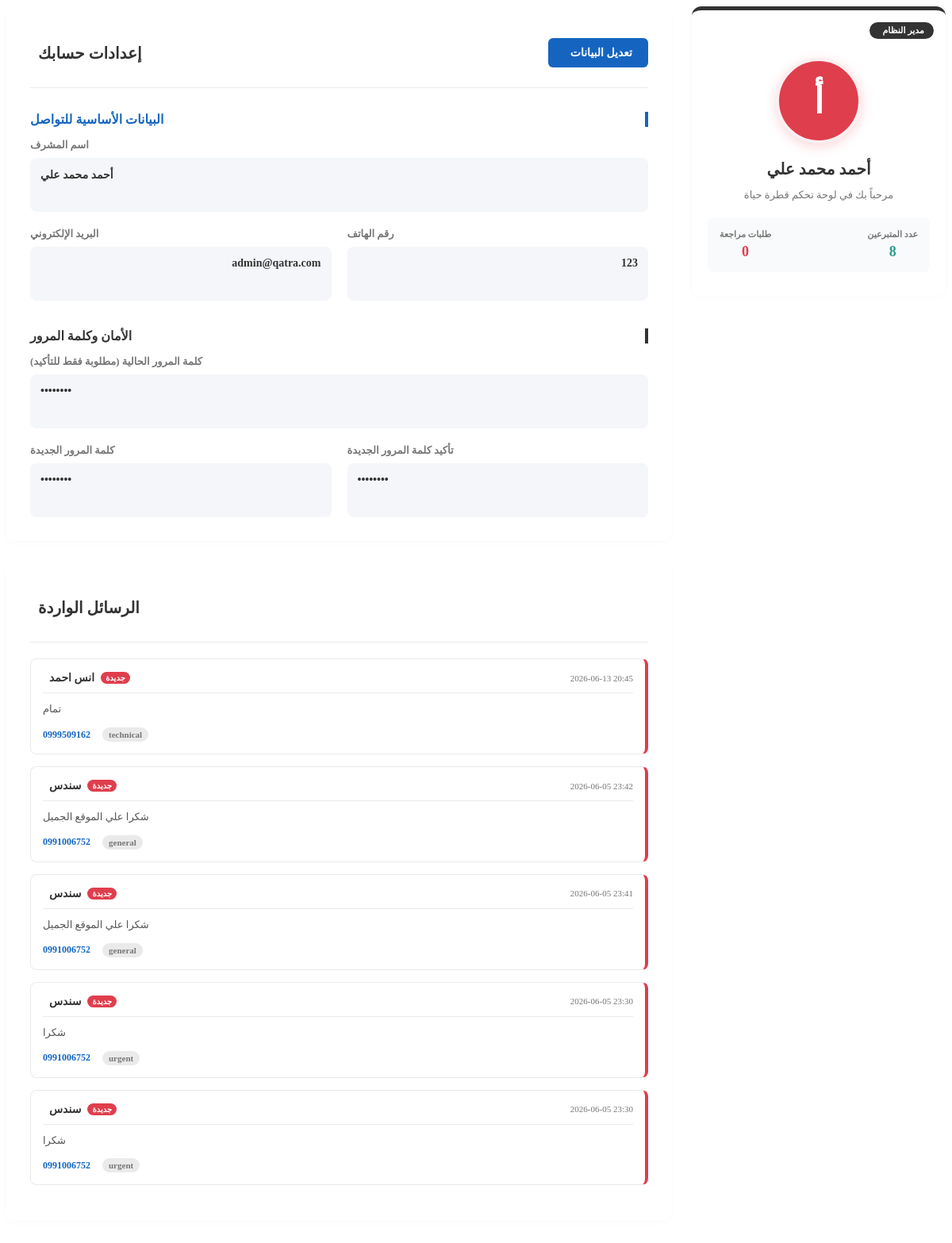
The app's page /admin/my-account.php with its own data.
### tables this page shows
CREATE TABLE `contact_messages` (
  `id` int(11) NOT NULL,
  `user_id` int(11) DEFAULT NULL,
  `sender_name` varchar(150) NOT NULL,
  `contact_info` varchar(150) NOT NULL,
  `subject` enum('general','technical','urgent','suggestion') NOT NULL,
  `message` text NOT NULL,
  `status` enum('unread','read','resolved') DEFAULT 'unread',
  `created_at` timestamp NOT NULL DEFAULT current_timestamp()
);

### admin/my-account.php (the view, shortened to what this page needs)
<?php
require_once 'db.php';
$stmt_admin = $pdo->query("SELECT * FROM admins LIMIT 1");
$admin = $stmt_admin->fetch();
$admin_name = $admin ? $admin['name'] : 'أدمن غير معروف';
$admin_email = $admin ? $admin['email'] : 'لا يوجد بريد';
$admin_phone = ($admin && isset($admin['phone'])) ? $admin['phone'] : '';
$first_char = mb_substr($admin_name, 0, 1, 'UTF-8');
$stmt_pending = $pdo->query("SELECT COUNT(*) FROM donations WHERE donation_status = 'pending'");
$pending_count = $stmt_pending->fetchColumn();
$stmt_users = $pdo->query("SELECT COUNT(*) FROM users");
$users_count = $stmt_users->fetchColumn();
$messages = [];
try {
    $stmt_msg = $pdo->query("SELECT * FROM contact_messages ORDER BY created_at DESC LIMIT 10");
    $messages = $stmt_msg->fetchAll();
} catch (PDOException $e) {
}
?>
<div class="admin-account-container">
    <div>
        <div class="settings-panel" id="adminSettingsPanel">
            <div class="settings-header">
                <h2><i class="fa-solid fa-user-gear" style="color: #1565c0;"></i> إعدادات حسابك</h2>
                <div class="action-buttons">
                    <button class="btn-edit-profile" id="startEditProfileBtn">
                        <i class="fa-solid fa-pen"></i> تعديل البيانات
                    </button>
                </div>
            </div>
            <div class="form-section">
                <h3 class="form-section-title">البيانات الأساسية للتواصل</h3>
                <div class="inputs-grid">
                    <div class="input-group full-width">
                        <label>اسم المشرف</label>
                        <div class="field-container">
                            <span class="display-text view-mode"><?= htmlspecialchars($admin_name) ?></span>
                        </div>
                    </div>
                    <div class="input-group">
                        <label>البريد الإلكتروني</label>
                        <div class="field-container">
                            <span class="display-text view-mode" dir="ltr" style="text-align: right;"><?= htmlspecialchars($admin_email) ?></span>
                        </div>
                    </div>
                    <div class="input-group">
                        <label>رقم الهاتف</label>
                        <div class="field-container">
                            <span class="display-text view-mode" dir="ltr" style="text-align: right;"><?= !empty($admin_phone) ? htmlspecialchars($admin_phone) : '(غير متوفر)' ?></span>
                        </div>
                    </div>
                </div>
            </div>
            <div class="form-section">
                <h3 class="form-section-title security">الأمان وكلمة المرور</h3>
                <div class="inputs-grid">
                    <div class="input-group full-width">
                        <label>كلمة المرور الحالية (مطلوبة فقط للتأكيد)</label>
                        <div class="field-container">
                            <span class="display-text view-mode">••••••••</span>
                        </div>
                    </div>
                    <div class="input-group">
                        <label>كلمة المرور الجديدة</label>
                        <div class="field-container">
                            <span class="display-text view-mode">••••••••</span>
                        </div>
                    </div>
                    <div class="input-group">
                        <label>تأكيد كلمة المرور الجديدة</label>
                        <div class="field-container">
                            <span class="display-text view-mode">••••••••</span>
                        </div>
                    </div>
                </div>
            </div>
        </div>
        <div class="settings-panel">
            <div class="settings-header" style="margin-bottom: 20px;">
                <h2><i class="fa-solid fa-envelope" style="color: #df3e4d;"></i> الرسائل الواردة</h2>
            </div>
            <div class="messages-container">
                <?php if (count($messages) > 0): ?>
                    <?php foreach ($messages as $msg): ?>
                        <?php $isUnread = (isset($msg['status']) && $msg['status'] === 'unread'); ?>
                        <div class="message-card <?= $isUnread ? 'unread' : '' ?>">
                            <div class="msg-header">
                                <div class="msg-sender">
                                    <?= htmlspecialchars($msg['sender_name'] ?? 'مجهول') ?>
                                    <?php if($isUnread): ?>
                                        <span style="background: #df3e4d; color: white; padding: 2px 6px; border-radius: 10px; font-size: 10px; margin-right: 5px;">جديدة</span>
                                    <?php endif; ?>
                                </div>
                                <div class="msg-date">
                                    <?= isset($msg['created_at']) ? date('Y-m-d H:i', strtotime($msg['created_at'])) : '' ?>
                                </div>
                            </div>
                            <div class="msg-body">
                                <?= nl2br(htmlspecialchars($msg['message'] ?? 'لا يوجد نص رسالة')) ?>
                            </div>
                            <div class="msg-footer">
                                <?php if(!empty($msg['contact_info'])): ?>
                                    <span class="msg-phone"><i class="fa-solid fa-phone"></i> <?= htmlspecialchars($msg['contact_info']) ?></span>
                                <?php endif; ?>
                                <?php if(!empty($msg['subject'])): ?>
                                    <span class="msg-subject"><i class="fa-solid fa-tag"></i> <?= htmlspecialchars($msg['subject']) ?></span>
                                <?php endif; ?>
                            </div>
                        </div>
                    <?php endforeach; ?>
                <?php else: ?>
                    <p style="text-align: center; color: #777; padding: 20px 0;">لا توجد رسائل جديدة حالياً.</p>
                <?php endif; ?>
            </div>
        </div>
    </div>
    <div class="admin-card">
        <span class="role-badge"><i class="fa-solid fa-star"></i> مدير النظام</span>
        <div class="admin-avatar" id="adminAvatarChar"><?= htmlspecialchars($first_char) ?></div>
        <h3 id="adminNameCard"><?= htmlspecialchars($admin_name) ?></h3>
        <p>مرحباً بك في لوحة تحكم قطرة حياة</p>
        <div class="admin-stats">
            <div class="stat-item">
                <span>طلبات مراجعة</span>
                <strong><?= number_format($pending_count) ?></strong>
            </div>
            <div class="stat-item">
                <span> عدد المتبرعين</span>
                <strong style="color: #2a9d8f;"><?= number_format($users_count) ?></strong>
            </div>
        </div>
    </div>
</div>

### admin/my-account.php (style rules this page uses)
.admin-account-container { display: grid; grid-template-columns: 1fr 320px; gap: 25px; align-items: start; }
.admin-card { background-color: #ffffff; border-radius: 12px; padding: 30px 20px; box-shadow: 0 2px 10px rgba(0,0,0,0.02); text-align: center; border-top: 5px solid #333333; position: relative; }
.role-badge { position: absolute; top: 15px; right: 15px; background-color: #333333; color: #ffffff; padding: 4px 12px; border-radius: 20px; font-size: 11px; font-weight: 700; display: flex; align-items: center; gap: 5px; }
.admin-avatar { width: 100px; height: 100px; background-color: #df3e4d; color: #ffffff; border-radius: 50%; display: flex; justify-content: center; align-items: center; font-size: 45px; font-weight: 800; margin: 30px auto 15px; border: 4px solid #fbeef0; box-shadow: 0 4px 15px rgba(223, 62, 77, 0.2); }
.admin-card h3 { font-size: 20px; color: #333333; font-weight: 800; margin-bottom: 5px; }
.admin-card p { font-size: 13px; color: #777777; margin-bottom: 20px; }
.admin-stats { display: flex; justify-content: space-between; background-color: #f9fafb; padding: 15px; border-radius: 8px; margin-top: 15px; }
.stat-item { display: flex; flex-direction: column; gap: 5px; }
.stat-item span { font-size: 11px; color: #777777; font-weight: 700; }
.stat-item strong { font-size: 18px; color: #df3e4d; font-weight: 800; }
.settings-panel { background-color: #ffffff; border-radius: 12px; padding: 30px; box-shadow: 0 2px 10px rgba(0,0,0,0.02); margin-bottom: 25px; }
.settings-header { display: flex; justify-content: space-between; align-items: center; margin-bottom: 30px; border-bottom: 1px solid #eaeaea; padding-bottom: 15px; }
.settings-header h2 { font-size: 20px; color: #333333; font-weight: 800; display: flex; align-items: center; gap: 10px; }
.action-buttons { display: flex; gap: 10px; }
.btn-edit-profile { background-color: #1565c0; color: #ffffff; border: none; padding: 10px 20px; border-radius: 6px; font-weight: 700; cursor: pointer; font-family: inherit; display: flex; align-items: center; gap: 8px; transition: background 0.2s; font-size: 14px; }
.form-section { margin-bottom: 35px; }
.form-section:last-child { margin-bottom: 0; }
.form-section-title { font-size: 16px; font-weight: 700; color: #1565c0; margin-bottom: 15px; display: flex; align-items: center; gap: 8px; border-right: 4px solid #1565c0; padding-right: 10px; }
.form-section-title.security { color: #333333; border-right-color: #333333; }
.inputs-grid { display: grid; grid-template-columns: 1fr 1fr; gap: 20px; }
.input-group { display: flex; flex-direction: column; gap: 8px; }
.input-group.full-width { grid-column: span 2; }
.input-group label { font-size: 13px; font-weight: 700; color: #777777; }
.display-text { padding: 12px; background-color: #f4f6f9; border-radius: 8px; font-size: 14px; color: #333333; font-weight: 700; border: 1px solid transparent; min-height: 42px; display: block; }
.message-card { background-color: #f9fafb; border: 1px solid #eaeaea; border-radius: 8px; padding: 15px; margin-bottom: 15px; transition: transform 0.2s; }
.message-card.unread { border-right: 4px solid #df3e4d; background-color: #fff; }
.msg-header { display: flex; justify-content: space-between; align-items: center; margin-bottom: 10px; border-bottom: 1px solid #eaeaea; padding-bottom: 10px; }
.msg-sender { font-weight: 800; color: #333333; font-size: 14px; display: flex; align-items: center; gap: 8px; }
.msg-date { font-size: 11px; color: #777777; }
.msg-body { font-size: 13px; color: #555; line-height: 1.6; }
.msg-footer { margin-top: 12px; display: flex; gap: 15px; align-items: center; }
.msg-phone { font-size: 12px; color: #1565c0; font-weight: 700; }
.msg-subject { font-size: 11px; color: #777; background: #eaeaea; padding: 3px 8px; border-radius: 15px; font-weight: 600; }

### records on screen
contact_messages: sender_name "انس احمد", status "جديدة", created_at "2026-06-13 20:45", message "تمام", contact_info "0999509162", subject "technical"
contact_messages: sender_name "سندس", status "جديدة", created_at "2026-06-05 23:42", message "شكرا علي الموقع الجميل", contact_info "0991006752", subject "general"
contact_messages: sender_name "سندس", status "جديدة", created_at "2026-06-05 23:41", message "شكرا علي الموقع الجميل", contact_info "0991006752", subject "general"
contact_messages: sender_name "سندس", status "جديدة", created_at "2026-06-05 23:30", message "شكرا", contact_info "0991006752", subject "urgent"
contact_messages: sender_name "سندس", status "جديدة", created_at "2026-06-05 23:30", message "شكرا", contact_info "0991006752", subject "urgent"

### other values on screen
$admin_name "أحمد محمد علي"
$admin_email "admin@qatra.com"
$admin_phone "123"
$first_char "أ"
$pending_count "0"
$users_count "8"
